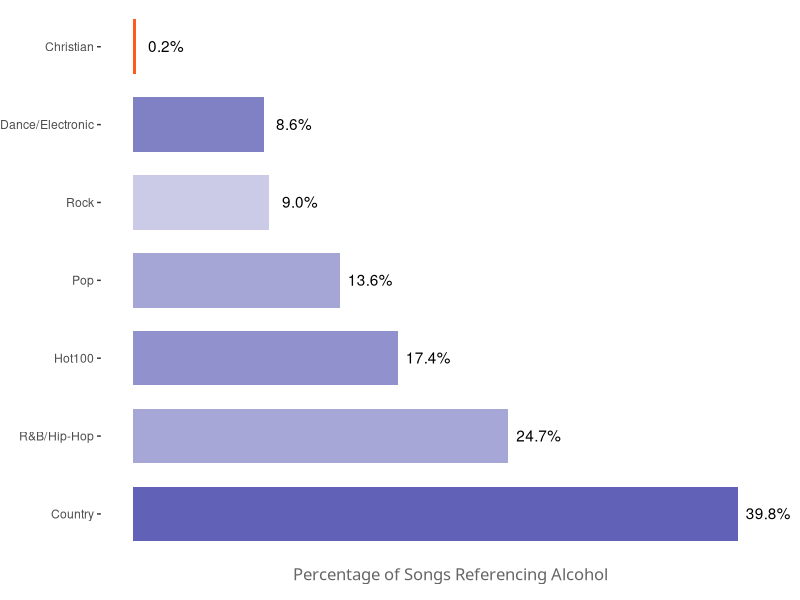

Here is the R script that generated this plot:
#https://towardsdatascience.com/does-country-music-drink-more-than-other-genres-a21db901940b
read.csv("charts_drinking_words_counts_summary.csv", stringsAsFactors = FALSE) -> data_summary
library(ggplot2)
library(dplyr)
data_summary %>% group_by(chart) %>% summarise(mean(percentageOfSongsWithDrinking)) -> sum_by_chart
colnames(sum_by_chart) <- c("Chart", "Percentage")
#sum_by_chart$`Percentage of Songs Referencing Alcohol` <- round(sum_by_chart$`Percentage of Songs Referencing Alcohol`, digits = 2)

#sum_by_chart %>% arrange(sum_by_chart$`Percentage of Songs Referencing Alcohol`) -> sum_by_chart
ggplot(sum_by_chart,
       aes(x = reorder(Chart, -Percentage) ,
           y=Percentage)) +
        geom_bar(stat = "identity", alpha = 0.2+1.7*sort(sum_by_chart$Percentage, decreasing = TRUE),
                 fill=c("orangered",rep("blue4", times = 6)), width = 0.7) + coord_flip() +
  geom_text(aes(y = (Percentage+0.02), label = scales::percent(round(Percentage, digits = 3)), vjust = 0.45) ) +
        theme(
         panel.grid.major = element_blank(), 
         panel.grid.minor = element_blank(),
         panel.background = element_rect(fill = "transparent",colour = NA),
         plot.background = element_rect(fill = "transparent",colour = NA),
         axis.title.y = element_blank(),
         axis.text.x  = element_blank(),
         axis.ticks.x = element_blank(),
         axis.title = element_text(size = 12, family = "Monserrat", color = "grey40"),
         plot.margin = unit(c(0, 0, 4, 0), "mm")
       ) +
        scale_y_continuous(name = "Percentage of Songs Referencing Alcohol")
